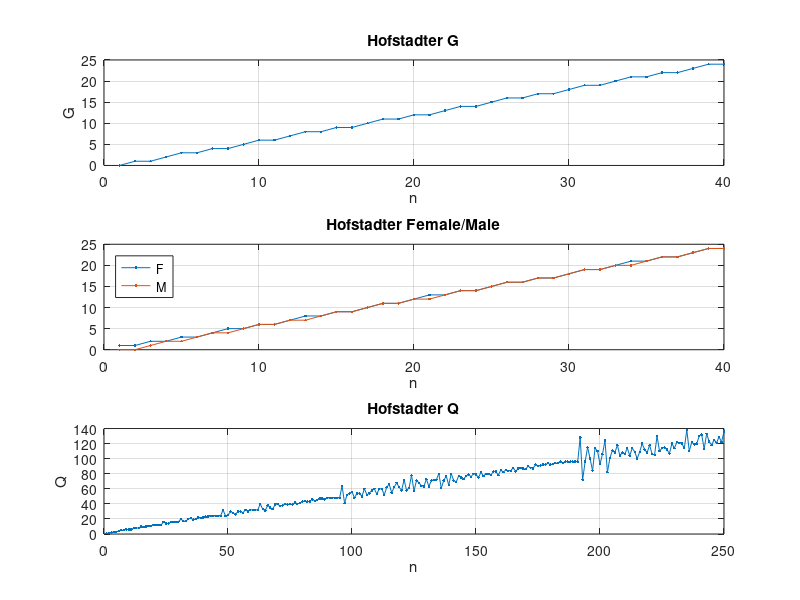

Reproduce this figure in MATLAB.
% number of iterations
n_G  = 40;
n_FM = 40;
n_Q  = 250;

%% G sequence
G = zeros(n_G,1);
for i = 1:n_G-1
    G(i+1) = i - G(G(i)+1); % G(n) = n - G(G(n-1)) (shifted to 1-based indexing)
end

figure; subplot(3,1,1);
plot(G, '.-'); grid on; title('Hofstadter G'); xlabel('n'); ylabel('G');

%% Female and Male sequences
F = ones(n_FM,1);    % F(0)=1
M = zeros(n_FM,1);   % M(0)=0
for i = 1:n_FM-1
    F(i+1) = i - M(F(i)+1); % F(n) = n - M(F(n-1))
    M(i+1) = i - F(M(i)+1); % M(n) = n - F(M(n-1))
end

subplot(3,1,2);
plot(F, '.-'); hold on; plot(M, '.-'); grid on;
legend('F','M','Location','northwest'); title('Hofstadter Female/Male'); xlabel('n');

%% Q sequence
Q = ones(n_Q,1);
Q(1) = 1;   % Q(0)=1
Q(2) = 1;   % Q(1)=1
for i = 2:n_Q-1
    Q(i+1) = Q(i-Q(i)+1)+Q(i-Q(i-1)+1); % Q(n)=Q(n-Q(n-1))+Q(n-Q(n-2))
end

subplot(3,1,3);
plot(Q, '.-'); grid on; title('Hofstadter Q'); xlabel('n'); ylabel('Q');
